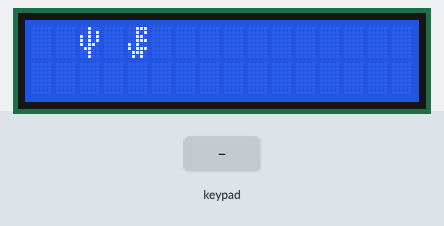
Bench run of a sketch on a simulated Arduino Uno, built with avr-gcc and run on an emulated ATmega328P. Shown: 16×2 character LCD. The test bench sets the inputs (shaded band). Random numbers use the default seed unless the sketch sets one.

Above: at 0.9 s.
1.0 s: key '5' pressed
At 1.4 s:
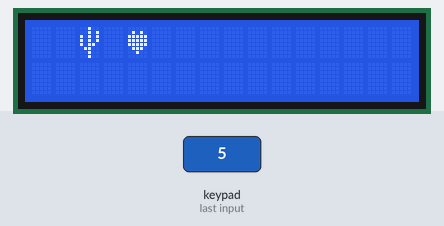
2.5 s: keypad keys 9 8 7 6 pressed 0.4 s apart
At 4.7 s:
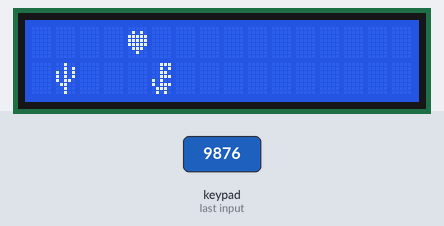
5.6 s: key '5' pressed
At 6.4 s:
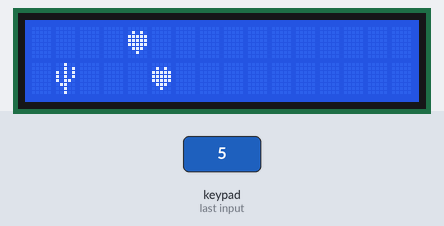
7.1 s: keypad keys 9 8 7 6 # pressed 0.4 s apart
At 9.1 s:
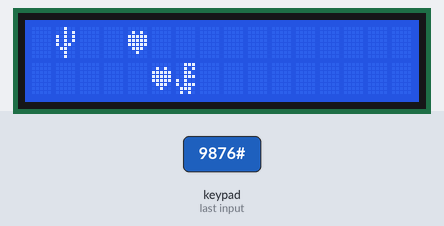
10.6 s: key '2' pressed
At 11.2 s:
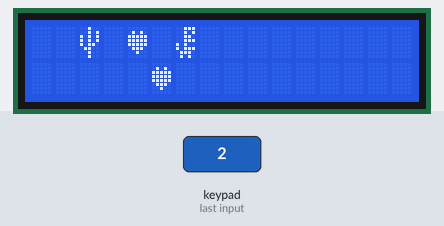
12.1 s: keypad keys 9 8 7 6 * pressed 0.4 s apart
At 14.5 s:
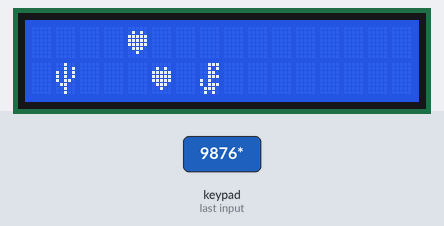
Timing chart, 0 to 16.0 s (numbered marks = the images above; inputs shaded):
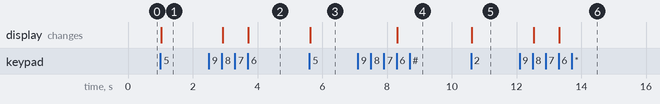

The sketch:

basic2.ino
```cpp
#define KEY_ROWS 4
#define KEY_COLS 4

#include <Arduino_FreeRTOS.h>
#include <Key.h>
#include <Keypad.h>
#include <Wire.h>
#include <queue.h>
#include <LiquidCrystal_I2C.h>
LiquidCrystal_I2C lcd(0x3F, 16, 2);

void controlTask(void *pvParameters);
void displayTask(void *pvParameters);

byte err_dragon[8]  = {B00111, B00101, B00110, B00111, B10100, B10111, B01110, B01010};
byte cact[8] = {0x04, 0x05, 0x15, 0x15, 0x16, 0x0C, 0x04, 0x04};
byte egg[8] = {0b00000, 0b01010, 0b11111, 0b11111, 0b11111, 0b01110, 0b00100, 0b00000};
byte broken[8] = {B00100, B10101, B01110, B11111, B11111, B01110, B10101, B00100};

char key;
char keymap[KEY_ROWS][KEY_COLS] = {
  {'1', '2', '3', 'A'},
  {'4', '5', '6', 'B'},
  {'7', '8', '9', 'C'},
  {'*', '0', '#', 'D'}
};

byte colPins[KEY_COLS] = {9, 8, 7, 6};
byte rowPins[KEY_ROWS] = {13, 12, 11, 10};
Keypad myKeypad = Keypad(makeKeymap(keymap), rowPins, colPins, KEY_ROWS, KEY_COLS);

QueueHandle_t Dinosour_Queue_Handle = 0;
QueueHandle_t Cact_Queue_Handle = 0;
QueueHandle_t CactCurrent_Queue_Handle = 0;
QueueHandle_t Egg_Queue_Handle = 0;

TaskHandle_t xHandle;
TaskHandle_t xLCDHandle;

void controlTask(void *pvParameters);
void displayTask(void *pvParameters);

void setup() {
  Serial.begin(9600);
  randomSeed(analogRead(A0));
  int rowD = random(0, 1);
  int colD = random(0, 15);
  int rowCact = random(0, 1);
  int colCact = random(2, 13);
  int curRowCact = rowCact;
  int curColCact = colCact;

  Dinosour_Queue_Handle = xQueueCreate(3, sizeof(int));
  Cact_Queue_Handle = xQueueCreate(3, sizeof(int));
  CactCurrent_Queue_Handle = xQueueCreate(3, sizeof(int));
  Egg_Queue_Handle = xQueueCreate(9, sizeof(int));

  lcd.init();
  lcd.backlight();
  lcd.setCursor(0, 0);
  lcd.createChar(0, err_dragon);
  lcd.createChar(1, cact);
  lcd.createChar(2, egg);
  lcd.createChar(3, broken);
  lcd.setCursor(colD, rowD); lcd.write(0);
  lcd.setCursor(colCact, rowCact); lcd.write(1);

  xTaskCreate(controlTask, "Control", 128, NULL, 1, &xHandle);
  xTaskCreate(displayTask, "Display", 128, NULL, 1, &xLCDHandle);

  xQueueSend(Dinosour_Queue_Handle, &rowD, 1000);
  xQueueSend(Dinosour_Queue_Handle, &colD, 1000);
  xQueueSend(Cact_Queue_Handle, &rowCact, 1000);
  xQueueSend(Cact_Queue_Handle, &colCact, 1000);
  xQueueSend(CactCurrent_Queue_Handle, &curRowCact, 1000);
  xQueueSend(CactCurrent_Queue_Handle, &curColCact, 1000);
  vTaskStartScheduler();

}

void displayTask(void *pvParameters) {
  (void) pvParameters;
  int rowD, colD;
  int rowCact, colCact;
  int eggCol, eggRow;
  int eggColStore[4] = {0};
  int eggRowStore[4] = {0};
  int i = 0;
  int egg = 0;

  for (;;) {
    xQueueReceive(Dinosour_Queue_Handle, &rowD, 1000);
    xQueueReceive(Dinosour_Queue_Handle, &colD, 1000);
    xQueueReceive(Cact_Queue_Handle, &rowCact, 1000);
    xQueueReceive(Cact_Queue_Handle, &colCact, 1000);
    xQueueReceive(Egg_Queue_Handle, &i, 1000);
    xQueueReceive(Egg_Queue_Handle, &egg, 1000);
    xQueueReceive(Egg_Queue_Handle, &eggCol, 1000);
    xQueueReceive(Egg_Queue_Handle, &eggRow, 1000);

    lcd.clear();
    lcd.setCursor(colD, rowD); lcd.write(0);
    lcd.setCursor(colCact, rowCact); lcd.write(1);

    if (egg == 1) { //'5' : display egg
      eggColStore[i] = eggCol;
      eggRowStore[i] = eggRow;

      for (int j = 1; j <= i; j++) {
        lcd.setCursor(eggColStore[j], eggRowStore[j]); lcd.write(2);

        if (eggColStore[j] == colCact && eggRowStore[j] == rowCact) {
          lcd.setCursor(eggColStore[j], eggRowStore[j]); lcd.write(3);
          vTaskDelay(60);
          lcd.clear();
          lcd.setCursor(0, 0);
          lcd.print(F("Game Over"));
          vTaskPrioritySet(xLCDHandle, 1);
          vTaskDelay(60);  // 1 sec

          vTaskResume(xHandle);
        }
        else if (j == 3) { // 3 eggs
          vTaskDelay(30);
          lcd.clear();
          lcd.setCursor(0, 0);
          lcd.print(F("Succeed!"));
          vTaskPrioritySet(xLCDHandle, 1);
          vTaskDelay(60);  // 1 sec

          vTaskResume(xHandle);
        }
      }
    }
  }
}

void controlTask(void *pvParameters) {
  (void) pvParameters;
  int rowD, colD;
  int rowCact, colCact;
  int eggCol, eggRow;
  int curRowCact = 0;
  int curColCact = 0;
  int egg = 0;
  int i = 0;

  xQueueReceive(Dinosour_Queue_Handle, &rowD, 1000);
  xQueueReceive(Dinosour_Queue_Handle, &colD, 1000);
  xQueueReceive(Cact_Queue_Handle, &rowCact, 1000);
  xQueueReceive(Cact_Queue_Handle, &colCact, 1000);
  xQueueReceive(CactCurrent_Queue_Handle, &curRowCact, 1000);
  xQueueReceive(CactCurrent_Queue_Handle, &curColCact, 1000);

  for (;;) {
    int tempRow = rowD;
    int tempCol = colD;
    key = myKeypad.getKey();

    if (key == '2' || key == '8' || key == '5' || key == '4' || key == '6') {
      if (key == '5') {
        i++;
        if (i < 4) {
          egg = 1;
          eggCol = colD;
          eggRow = rowD;
          if (i == 3) vTaskPrioritySet(xLCDHandle, 2);
        }
      }
      else {

        if (key == '2') rowD = 0;
        else if (key == '8') rowD = 1;
        else if (key == '4') {
          if (colD > 0) colD--;
          else colD = 0;
        }
        else if (key == '6') {
          if (colD < 15) colD++;
          else colD = 15;
        }

        if ((rowD != tempRow) || (colD != tempCol)) {
          int tempLeft = curColCact - 1;
          int tempRight = curColCact + 1;
          int temp = colCact;
          colCact = random(tempLeft, tempRight);
          if (colCact == temp) {
            if (rowCact == 0) rowCact = 1;
            else rowCact = 0;
          }
        }
      }


      xQueueSend(Dinosour_Queue_Handle, &rowD, 1000);
      xQueueSend(Dinosour_Queue_Handle, &colD, 1000);

      xQueueSend(Cact_Queue_Handle, &rowCact, 1000);
      xQueueSend(Cact_Queue_Handle, &colCact, 1000);

      xQueueSend(Egg_Queue_Handle, &i, 1000);
      xQueueSend(Egg_Queue_Handle, &egg, 1000);
      xQueueSend(Egg_Queue_Handle, &eggCol, 1000);
      xQueueSend(Egg_Queue_Handle, &eggRow, 1000);

      if (i == 3 || rowCact == eggRow && colCact == eggCol) {
        vTaskSuspend(xHandle);

        i = 0; egg = 0; //Restart
        eggRow = 0; eggCol = 0;
        lcd.clear();
        randomSeed(analogRead(A0));
        rowD = random(0, 2);
        colD = random(0, 15);
        lcd.setCursor(colD, rowD); lcd.write(0);
        lcd.setCursor(colCact, rowCact); lcd.write(1);
      }
    }
  }
}

void loop() {}
```

Measured:
- after the input at 1.0 s, the display: changes at once (image 1)
- after the input at 2.5 s, the display: first changes after 0.43 s (image 2 shows a later state)
- after the input at 5.6 s, the display: changes at once (image 3)
- after the input at 7.1 s, the display: changes after 1.2 s (image 4)
- after the input at 10.6 s, the display: changes at once (image 5)
- after the input at 12.1 s, the display: first changes after 0.43 s (image 6 shows a later state)
